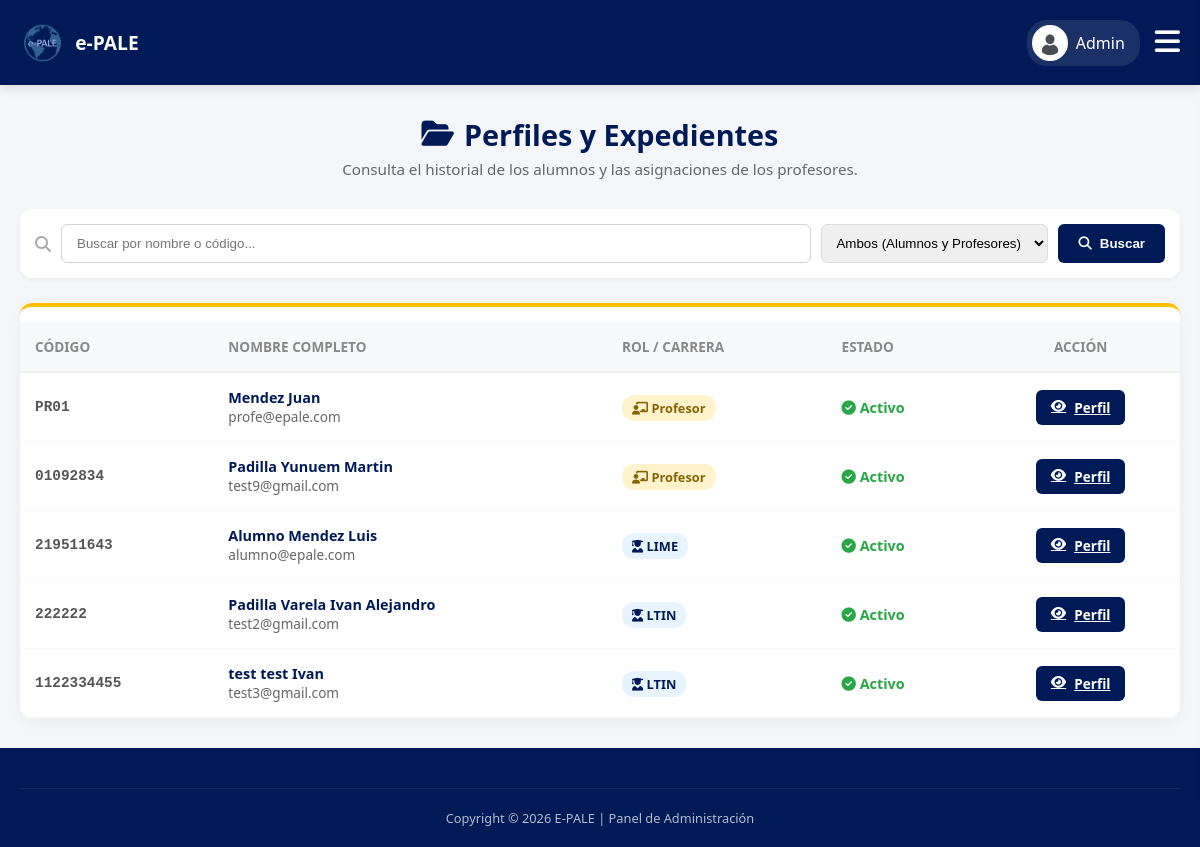
Before: /admin/expedientes.php (signed in) with the older database file.
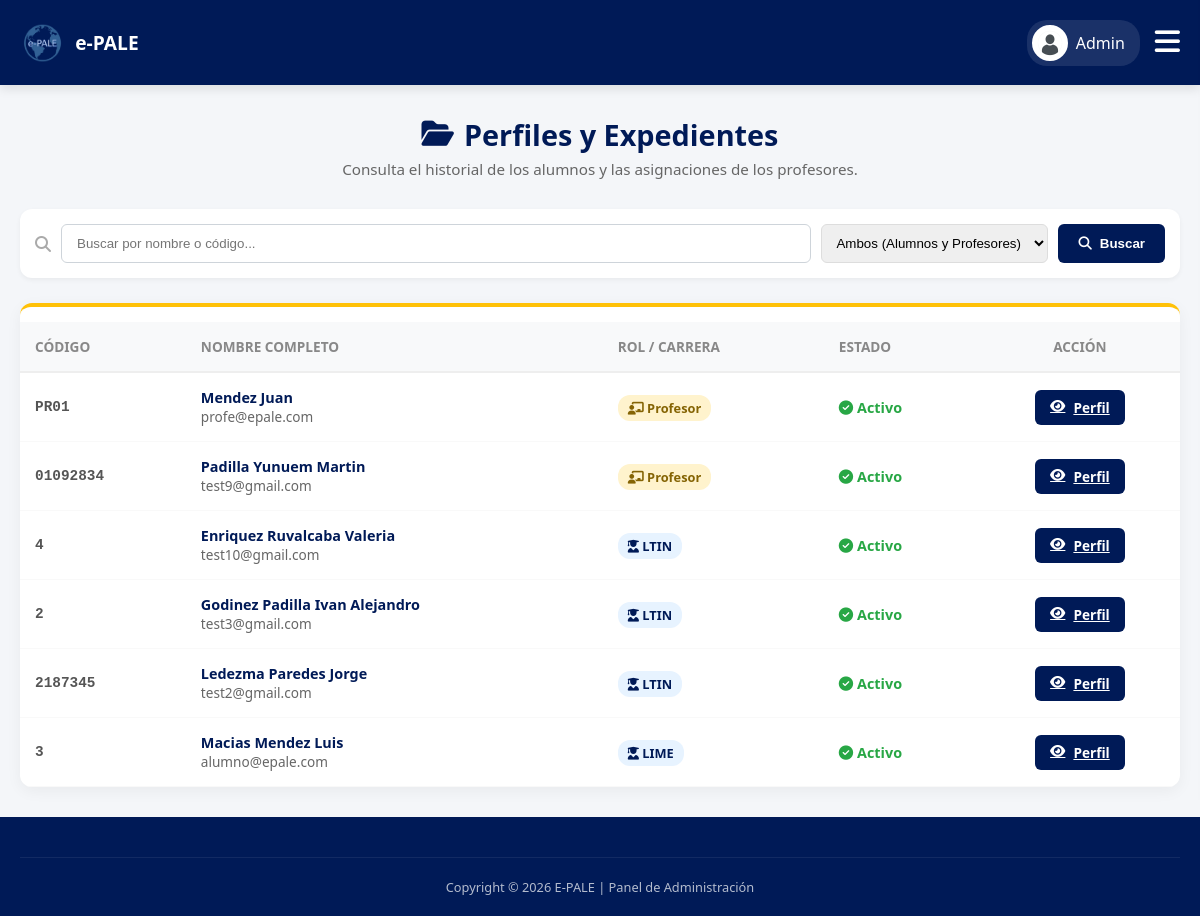
After: the same page with the newer database file.
### tables this page shows
CREATE TABLE IF NOT EXISTS `usuarios` (
  `usuario_id` int NOT NULL AUTO_INCREMENT,
  `codigo` varchar(20) DEFAULT NULL,
  `nombre` varchar(50) NOT NULL,
  `apellido_paterno` varchar(50) NOT NULL,
  `apellido_materno` varchar(50) DEFAULT NULL,
  `correo` varchar(100) NOT NULL,
  `password` varchar(255) DEFAULT NULL,
  `telefono` varchar(20) DEFAULT NULL,
  `rol` enum('ADMIN','PROFESOR','ALUMNO') NOT NULL,
  `estatus` enum('ACTIVO','INACTIVO') DEFAULT 'ACTIVO',
  `foto_perfil` varchar(255) DEFAULT NULL,
  `google_id` varchar(255) DEFAULT NULL,
  `fecha_creacion` timestamp NULL DEFAULT CURRENT_TIMESTAMP,
  PRIMARY KEY (`usuario_id`),
  UNIQUE KEY `correo` (`correo`),
  UNIQUE KEY `codigo` (`codigo`)
);

CREATE TABLE IF NOT EXISTS `alumnos` (
  `alumno_id` int NOT NULL AUTO_INCREMENT,
  `usuario_id` int NOT NULL,
  `carrera` varchar(50) DEFAULT NULL,
  PRIMARY KEY (`alumno_id`),
  KEY `usuario_id` (`usuario_id`)
);

### admin/expedientes.php (the view, shortened to what this page needs)
<?php
require '../db.php';
$limite_por_pagina = 25;
$pagina_actual = isset($_GET['page']) && is_numeric($_GET['page']) ? (int)$_GET['page'] : 1;
$offset = ($pagina_actual - 1) * $limite_por_pagina;
$search = isset($_GET['q']) ? trim($_GET['q']) : '';
$where = "u.rol IN ('ALUMNO', 'PROFESOR')";
$params = [];
$sql = "SELECT u.*, a.carrera
        FROM usuarios u
        LEFT JOIN alumnos a ON u.usuario_id = a.usuario_id
        WHERE $where
        ORDER BY u.rol ASC, u.apellido_paterno ASC, u.nombre ASC
        LIMIT $limite_por_pagina OFFSET $offset";
$stmt = $pdo->prepare($sql);
$stmt->execute($params);
$estudiantes = $stmt->fetchAll(PDO::FETCH_ASSOC);
?>
<!DOCTYPE html>
<html lang="es">
<head>
    <link rel="stylesheet" href="../css/estudiante.css?v=<?php echo time(); ?>">
    <link rel="stylesheet" href="../css/admin.css?v=<?php echo time(); ?>">
    <link rel="stylesheet" href="https://cdnjs.cloudflare.com/ajax/libs/font-awesome/6.4.0/css/all.min.css">
</head>
<body>
    <?php include 'menu_admin.php'; ?>
    <main class="main-content">
        <div class="page-title-center" style="margin-bottom: 30px;">
            <h1><i class="fas fa-folder-open"></i> Perfiles y Expedientes</h1>
            <p>Consulta el historial de los alumnos y las asignaciones de los profesores.</p>
        </div>
        <form class="toolbar" method="GET" action="expedientes.php" style="margin-top: 20px; display: flex; gap: 10px;">
            <i class="fas fa-search" style="color:#aaa; align-self:center;"></i>
            <input type="text" name="q" class="search-input" placeholder="Buscar por nombre o código..." value="<?php echo htmlspecialchars($search); ?>" style="flex-grow: 1;">
            <select name="rol" style="padding: 10px; border-radius: 6px; border: 1px solid #ddd;">
                <option value="">Ambos (Alumnos y Profesores)</option>
            </select>
            <button type="submit" class="btn-save"><i class="fas fa-search"></i> Buscar</button>
        </form>
        <div class="card" style="padding: 0; overflow: hidden; margin-top: 20px;">
            <div class="table-wrapper" style="overflow-x:auto;">
                <table class="history-table" style="width: 100%; border-collapse: collapse;">
                    <thead>
                        <tr>
                            <th style="padding: 15px; text-align: left; background-color: #f8f9fa; border-bottom: 2px solid #eee;">Código</th>
                            <th style="padding: 15px; text-align: left; background-color: #f8f9fa; border-bottom: 2px solid #eee;">Nombre Completo</th>
                            <th style="padding: 15px; text-align: left; background-color: #f8f9fa; border-bottom: 2px solid #eee;">Rol / Carrera</th>
                            <th style="padding: 15px; text-align: left; background-color: #f8f9fa; border-bottom: 2px solid #eee;">Estado</th>
                            <th style="padding: 15px; text-align: center; background-color: #f8f9fa; border-bottom: 2px solid #eee;">Acción</th>
                        </tr>
                    </thead>
                    <tbody>
                        <?php if (count($estudiantes) > 0): ?>
                            <?php foreach ($estudiantes as $e): ?>
                            <tr style="border-bottom: 1px solid #eee;">
                                <td style="padding: 15px; font-family: monospace; font-weight: bold; color: #555;">
                                    <?php echo $e['codigo'] ? htmlspecialchars($e['codigo']) : '---'; ?>
                                </td>
                                <td style="padding: 15px;">
                                    <h4 style="margin: 0; color: var(--udg-blue);">
                                        <?php echo htmlspecialchars($e['apellido_paterno'] . ' ' . $e['apellido_materno'] . ' ' . $e['nombre']); ?>
                                    </h4>
                                    <span style="font-size: 0.85rem; color: #666;"><?php echo htmlspecialchars($e['correo']); ?></span>
                                </td>
                                <td style="padding: 15px;">
                                    <?php if($e['rol'] == 'ALUMNO'): ?>
                                        <span style="background: #e7f3ff; color: var(--udg-blue); padding: 4px 10px; border-radius: 12px; font-size: 0.8rem; font-weight: bold;"><i class="fas fa-user-graduate"></i> <?php echo $e['carrera'] ?: 'Alumno'; ?></span>
                                    <?php else: ?>
                                        <span style="background: #fff3cd; color: #856404; padding: 4px 10px; border-radius: 12px; font-size: 0.8rem; font-weight: bold;"><i class="fas fa-chalkboard-teacher"></i> Profesor</span>
                                    <?php endif; ?>
                                </td>
                                <td style="padding: 15px;">
                                    <?php if($e['estatus'] == 'ACTIVO'): ?>
                                        <span style="color: #28a745; font-size: 0.9rem; font-weight: bold;"><i class="fas fa-check-circle"></i> Activo</span>
                                    <?php else: ?>
                                        <span style="color: #dc3545; font-size: 0.9rem; font-weight: bold;"><i class="fas fa-times-circle"></i> Inactivo</span>
                                    <?php endif; ?>
                                </td>
                                <td style="padding: 15px; text-align: center;">
                                    <a href="ver_expediente.php?id=<?php echo $e['usuario_id']; ?>" class="btn-save" style="display: inline-flex; width: auto; font-size: 0.85rem; padding: 8px 15px;">
                                        <i class="fas fa-eye"></i> Perfil
                                    </a>
                                </td>
                            </tr>
                            <?php endforeach; ?>
                        <?php endif; ?>
                    </tbody>
                </table>
            </div>
        </div>
    </main>
    <footer class="main-footer"><div class="address-bar">Copyright © 2026 E-PALE | Panel de Administración</div></footer>
</body>
</html>

### admin/menu_admin.php (shortened to what this page needs)
<?php
$stmt_foto_menu = $pdo->prepare("SELECT foto_perfil, nombre FROM usuarios WHERE usuario_id = ?");
$stmt_foto_menu->execute([$_SESSION['user_id']]);
$admin_menu = $stmt_foto_menu->fetch(PDO::FETCH_ASSOC);
$foto_menu = "../img/avatar-default.png";
?>
<header class="main-header" style="display: flex; justify-content: space-between; align-items: center; padding: 10px 20px; height: 65px;">
    <div class="logo-container" style="display: flex; align-items: center; width: auto; margin: 0;">
        <a href="usuarios.php" style="display: flex; align-items: center; gap: 10px; text-decoration: none; color: white;">
            <img src="../img/logo-pale.png" alt="E-PALE" class="logo-img">
            <span style="font-size: 1.2rem; font-weight: bold;">e-PALE</span>
        </a>
    </div>
    <div style="display: flex; align-items: center; gap: 15px;">
        <a href="perfil.php" style="text-decoration: none; color: white; display: flex; align-items: center; gap: 8px; background: rgba(255,255,255,0.1); padding: 5px 15px 5px 5px; border-radius: 20px;">
            <img src="<?php echo $foto_menu; ?>" style="width: 32px; height: 32px; border-radius: 50%; object-fit: cover; border: 2px solid white; background:white;">
            <span class="profile-name" style="font-weight: 500;"><?php echo strtok($admin_menu['nombre'], " "); ?></span>
        </a>
        <button onclick="toggleMobileMenu()" style="background: transparent; border: none; color: white; font-size: 1.8rem; cursor: pointer; padding: 0;">
            <i class="fas fa-bars"></i>
        </button>
    </div>
</header>

### css/estudiante.css (style rules this page uses)
:root { --udg-blue: #001a57; --udg-light: #002677; --bg-gray: #f4f6f9; --white: #ffffff; --text-dark: #333; --text-muted: #666; --success: #28a745; --warning: #ffc107; }
body { font-family: 'Segoe UI', Tahoma, Geneva, Verdana, sans-serif; background-color: var(--bg-gray); margin: 0; min-height: 100vh; display: flex; flex-direction: column; }
.main-header { background-color: var(--udg-blue); color: var(--white); padding: 0 2rem; height: 70px; display: flex; justify-content: space-between; align-items: center; box-shadow: 0 4px 10px rgba(0,0,0,0.1); position: sticky; top: 0; z-index: 100; }
.logo-container { display: flex; align-items: center; gap: 10px; font-weight: 700; font-size: 1.3rem; min-width: 150px; }
.logo-img { height: 40px; width: auto; }
.main-content { flex: 1; padding: 30px 20px; max-width: 1200px; margin: 0 auto; width: 100%; box-sizing: border-box; }
.card { background-color: var(--white); padding: 25px; border-radius: 12px; box-shadow: 0 4px 15px rgba(0,0,0,0.05); transition: transform 0.2s; border-top: 4px solid transparent; }
.card:nth-child(3) { border-top-color: var(--warning); }
.history-table { width: 100%; border-collapse: collapse; margin-top: 15px; }
.history-table th { text-align: left; color: #888; font-size: 0.85rem; padding: 10px; border-bottom: 1px solid #eee; }
.history-table td { padding: 12px 10px; border-bottom: 1px solid #f9f9f9; font-size: 0.9rem; }
.main-footer { background-color: var(--udg-blue); color: var(--white); padding: 40px 20px 20px; margin-top: auto; }
.address-bar { text-align: center; font-size: 0.8rem; border-top: 1px solid rgba(255,255,255,0.1); padding-top: 20px; opacity: 0.7; }
.page-title-center { text-align: center; color: var(--udg-blue); margin-bottom: 30px; }
.page-title-center h1 { margin: 0; font-size: 1.8rem; display: flex; align-items: center; justify-content: center; gap: 10px; }
.page-title-center p { margin: 5px 0 0; color: var(--text-muted); font-size: 0.95rem; }
body { overflow-x: hidden; }
.main-header { display: flex !important; flex-direction: row !important; flex-wrap: nowrap !important; justify-content: space-between !important; align-items: center !important; }
.logo-container { display: flex !important; flex-direction: row !important; align-items: center !important; margin: 0 !important; width: auto !important; }

### css/admin.css (style rules this page uses)
:root { --udg-blue: #001a57; --udg-light: #002677; --bg-gray: #f4f6f9; --white: #ffffff; --text-dark: #333; --text-light: #6c757d; --border: #e9ecef; --success: #28a745; --danger: #dc3545; }
body { font-family: 'Segoe UI', Tahoma, Geneva, Verdana, sans-serif; background-color: var(--bg-gray); margin: 0; min-height: 100vh; }
.toolbar { background: var(--white); padding: 15px; border-radius: 12px; display: flex; gap: 15px; margin-bottom: 25px; box-shadow: 0 2px 5px rgba(0,0,0,0.05); flex-wrap: wrap; }
.search-input { flex: 1; padding: 10px 15px; border: 1px solid #ced4da; border-radius: 6px; min-width: 200px; }
.table-wrapper { background: var(--white); border-radius: 12px; overflow: hidden; box-shadow: 0 2px 10px rgba(0,0,0,0.05); }
table { width: 100%; border-collapse: collapse; }
thead { background-color: #f8f9fa; border-bottom: 2px solid var(--border); }
th { text-align: left; padding: 15px 20px; color: var(--text-light); font-weight: 600; font-size: 0.85rem; text-transform: uppercase; }
td { padding: 15px 20px; border-bottom: 1px solid var(--border); vertical-align: middle; }
.btn-save { background-color: var(--udg-blue); color: white; border: none; padding: 10px 25px; border-radius: 6px; cursor: pointer; font-weight: 600; }
.btn-save { background: var(--udg-blue); color: white; border: none; padding: 10px 20px; border-radius: 6px; cursor: pointer; font-weight: 600; display: flex; align-items: center; gap: 8px; transition: background 0.2s; }

Changed rows visible on the page:
added alumnos: usuario.codigo "4", usuario.nombre "Enriquez Ruvalcaba Valeria", usuario.correo "test10@gmail.com", carrera "LTIN"
changed through a linked row, alumnos "test3@gmail.com": usuario.codigo "1122334455" → "2"; usuario.nombre "test test Ivan" → "Godinez Padilla Ivan Alejandro"; moves up the list
changed through a linked row, alumnos "test2@gmail.com": usuario.codigo "222222" → "2187345"; usuario.nombre "Padilla Varela Ivan Alejandro" → "Ledezma Paredes Jorge"; moves down the list
changed through a linked row, alumnos "LIME": usuario.codigo "219511643" → "3"; usuario.nombre "Alumno Mendez Luis" → "Macias Mendez Luis"
